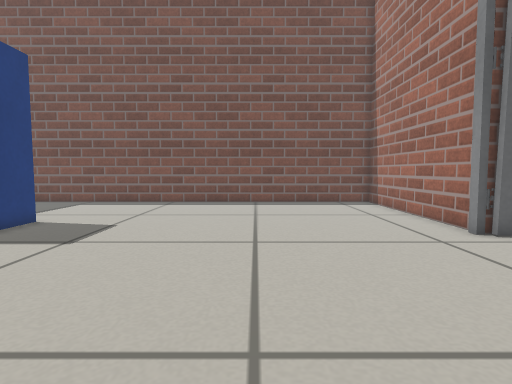
view 1 (above)

12 first-person views from a walk through a world built for the Gazebo simulator. The camera is 0.38 m above the floor, tilts 4° down and sees 80° across. Floor lines are 1 m apart. The floor is counted in squares, 0.2 m on a side. Each view is taken from the middle of a square. On the plan, view 1 faces up. The plan holds only what a view shows up to about 17 squares ahead; the rest is blank. Simple shapes stand in for some stock models. Surface patterns are stand-ins for the level's own textures.

view 2
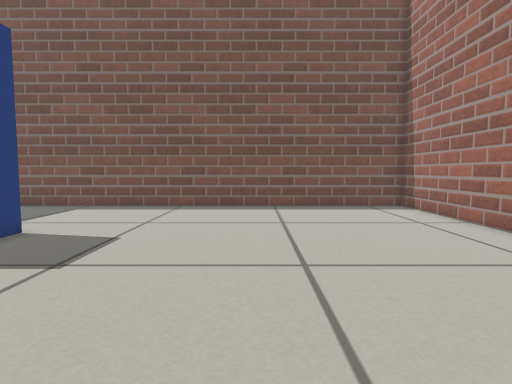

view 3
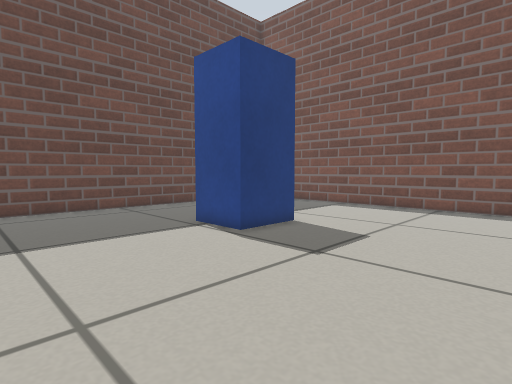

view 4
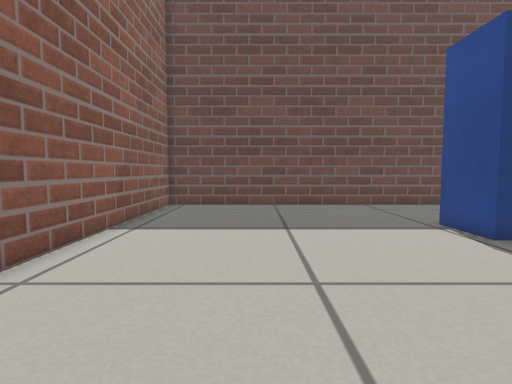

view 5
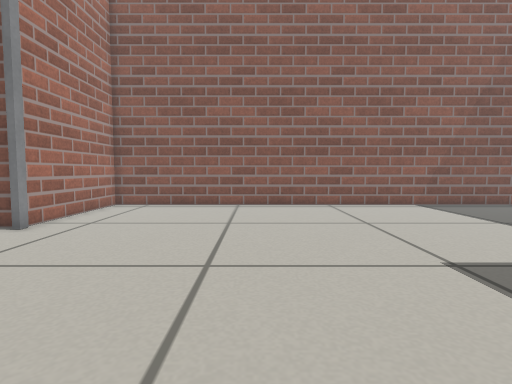

view 6
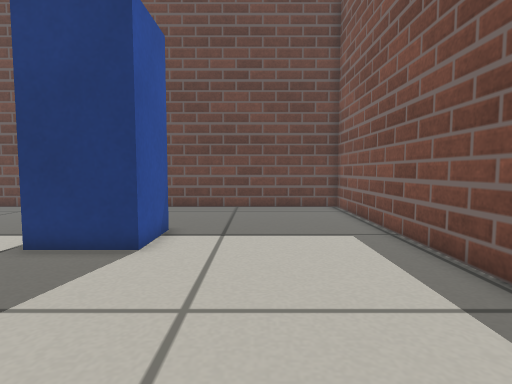

view 7
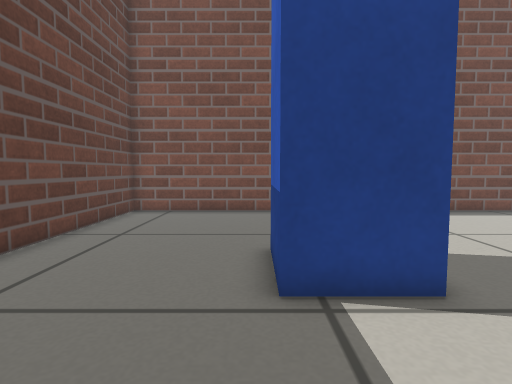

view 8
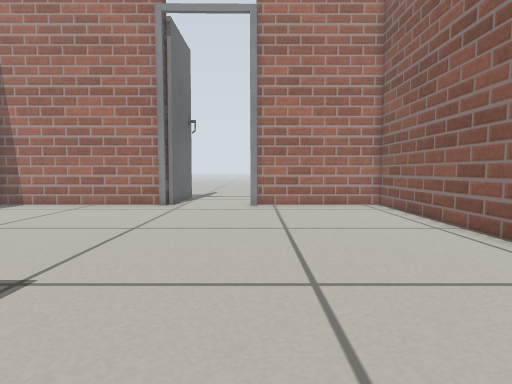

view 9
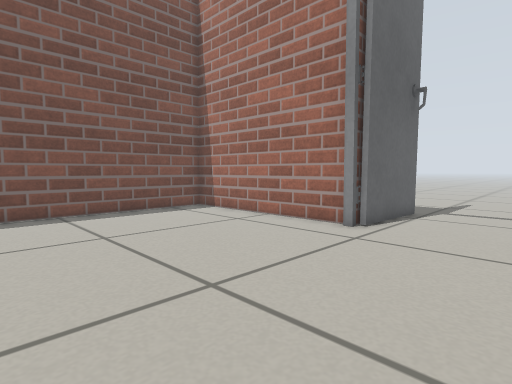

view 10
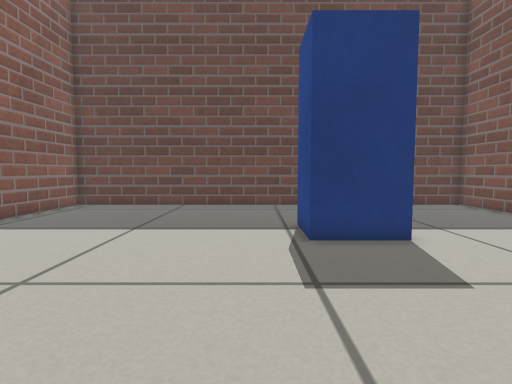

view 11
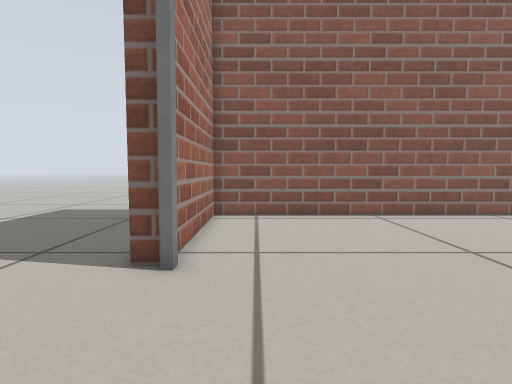

view 12
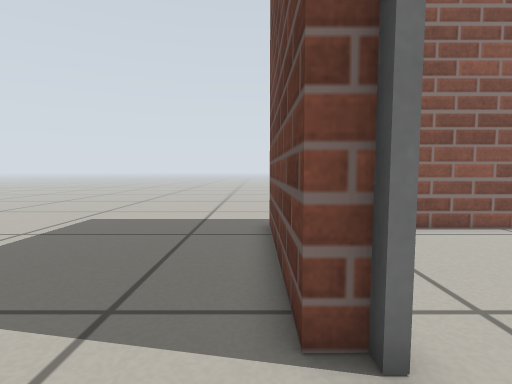

### Floor plan
Points are (right, up) in squares from view 1. A wall is a line through its corners. A room is listed if a view was taken in it or the views show most of it. See-through windows are left out.
Room 1 (views 1, 2, 3, 4, 5, 6, 7, 8, 9, 10, 11)
walls: (6.8, 9.4) (6.8, 18.2) (-16.7, 18.2) (-16.7, -2.8) (6.8, -2.8) (6.8, 4)
ways out: opening at (7, 7) to room 2
objects: postbox (-10, 9) to (-8, 11)
Room 2 (view 12)
walls: (6.8, 4) (7.5, 4) (7.5, -3.4)
ways out: opening at (7, 7) to room 1
objects: door leaf (7, 9) to (11, 9)

Positions as (right, up) in squares from view 1, and headings:
1: (0, 0), facing up
2: (-1, 2), facing up
3: (-1, 2), facing up-left
4: (0, 2), facing left
5: (-1, 14), facing down
6: (-1, 14), facing left
7: (-11, 4), facing up
8: (-10, 4), facing right
9: (-3, 4), facing up-right
10: (0, 7), facing left
11: (5, 10), facing down
12: (8, 7), facing down
